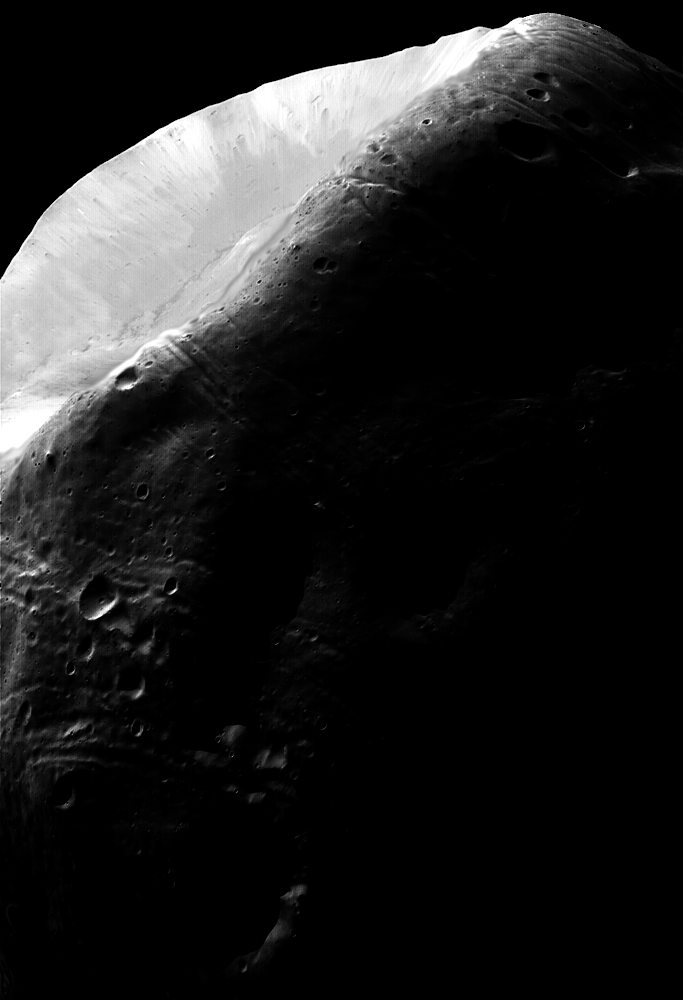
%> input picture DIP task 4/lab04/Fig0310(a)(Moon Phobos).tif.jpg, 683 x 1000 px
$ octave lab04.m   (GNU Octave 9; MATLAB toolbox functions it lacks are replaced by stand-ins)
%> lines starting %> are read from the running program, lines starting %| are printed output that depends on the picture
close all;
clear all;
clc;

i = imread('Fig0310(a)(Moon Phobos).tif.jpg');
%> i is the input picture: size 1000x683 uint8; min 0, max 255, mean 31.8

figure(1);
subplot(211), imshow(i), title('original');
subplot(212), imhist(i), title('histogram');
%> after `title('histogram')`:
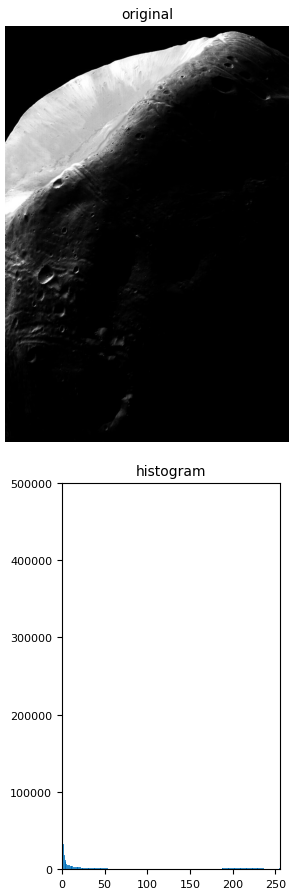
%> figure redrawn from the program's plot data, 2 panels

figure(2);
j = histeq(i);
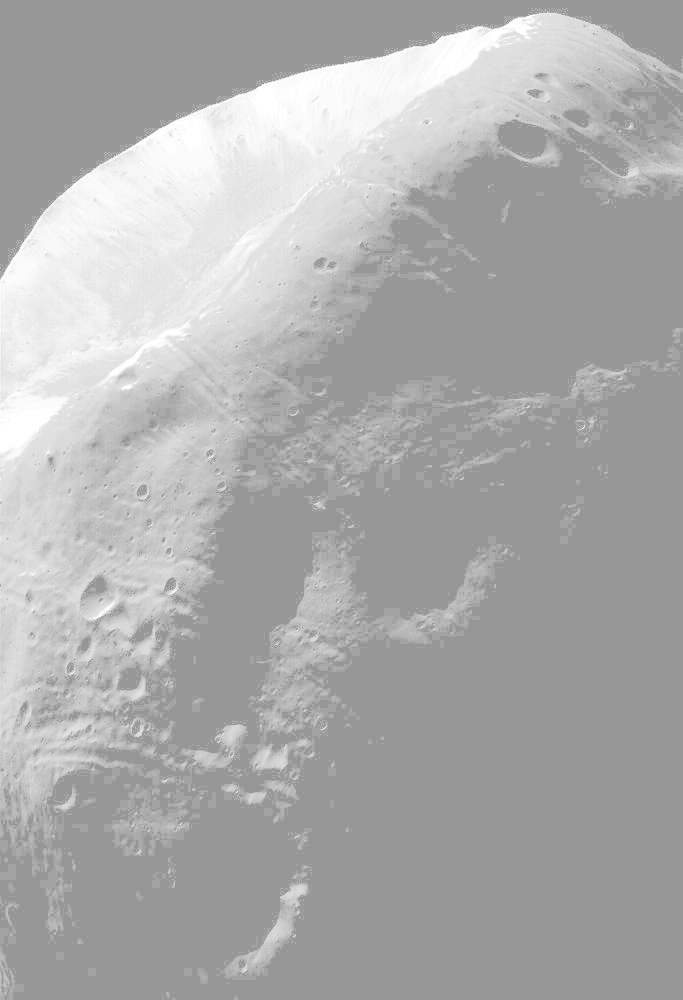
%> j: size 1000x683 uint8; min 150, max 255, mean 171.8
subplot(211), imshow(j), title('original');
subplot(212), imhist(j), title('histogram');
%> after `title('histogram')`:
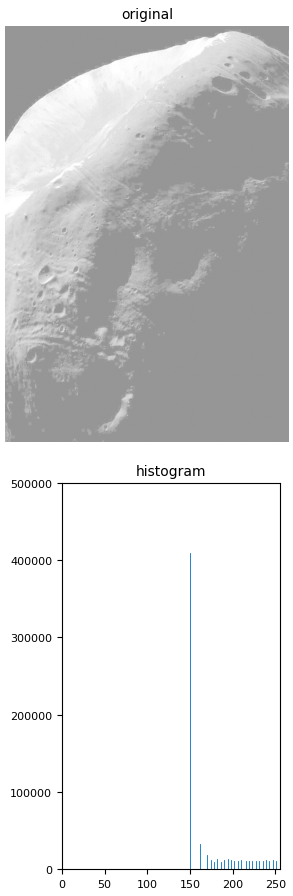
%> figure redrawn from the program's plot data, 2 panels


figure(3);
mu = [0.15*255; 0.75*255];
A = [1; 0.07];
k1 = 0.002;
k2 = 0.002;
space = [0:1:255];
s = [0.05*255; 0.05*255];
f = A(1)*1 / sqrt(2*pi*s(1))* exp( -(space- mu(1)).^2 / (2*s(1)))+k1;
g = A(2)*1 / sqrt(2*pi*s(2))* exp( -(space- mu(2)).^2 / (2*s(2)))+k2;
h = f+g;
plot(space,h);
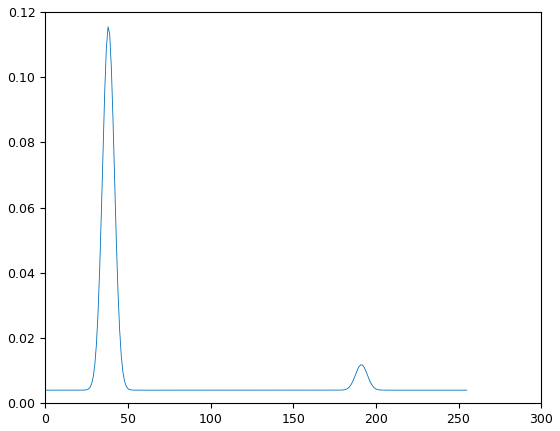
%> figure redrawn from the program's plot data; curve peaks at x = 38, y = 0.115
